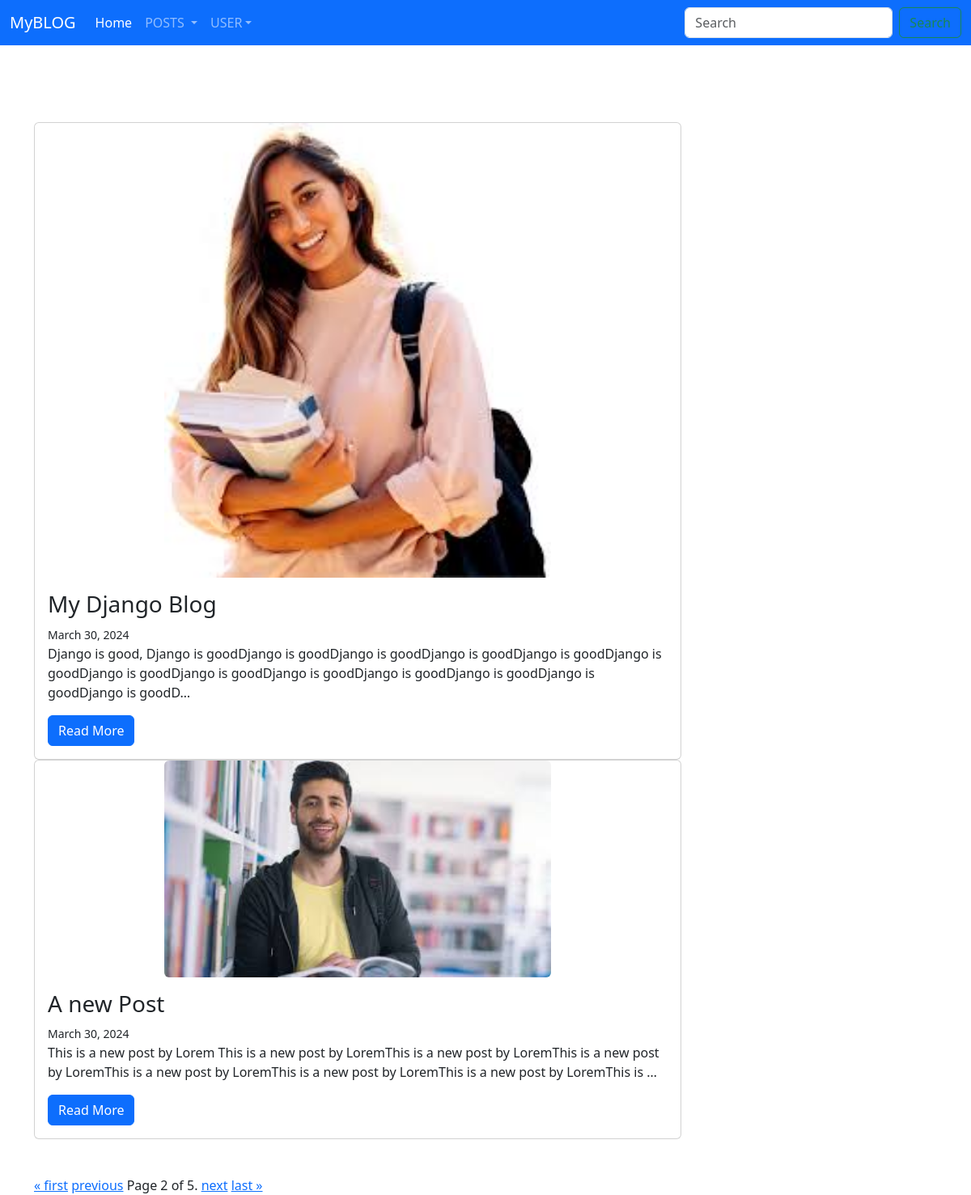
Screenshot of /?page=2 with the database file from the repository.
### posts/models.py (models this page shows, shortened)
class Post(models.Model):
    objects = None
    title = models.CharField(max_length=50)
    content = models.TextField()
    date = models.DateField(auto_now_add=True)
    image = models.ImageField(null=True, blank=True, upload_to='images')

### posts/views.py (the view)
# urls.py: path('', index, name='index'),
def index(request):
    post_list = Post.objects.all().order_by('-id')
    query = request.GET.get('q')
    if query:
        post_list = post_list.filter(Q(title__icontains=query) |
                                     Q(content__icontains=query))
    paginator = Paginator(post_list, 2)
    page = request.GET.get('page')
    post_list = paginator.get_page(page)
    context = {
        'posts': post_list
    }
    return render(request, 'posts/index.html', context)

### templates/posts/index.html (shortened to what this page needs)
{% extends "base.html" %}
{% block body %}
<div class="container" style="padding-top:45px; padding-bottom:45px">
{% for post in posts %}
  <div class="card" style="width: 50rem;">
  <img src="{{ post.image.url }}" class="rounded mx-auto d-block" style="width:60%">
  <div class="card-body">
    <h3 class="card-title">{{ post.title }}</h3>
      <small> {{ post.date }} </small>
    <p class="card-text">{{ post.content|truncatechars:200 }}</p>
    <a href="{% url 'detail' post.id %}" class="btn btn-primary">Read More</a>
  </div>
</div>
{% endfor %}
</div>
<div class = "container">
    <div class="pagination">
      <span class="step-links">
          {% if posts.has_previous %}
              <a href="?page=1{% if request.GET.q %}&q={{ request.GET.q}}{% endif %}">&laquo; first</a>
              <a href="?page={{ posts.previous_page_number }}{% if request.GET.q %}&q={{ request.GET.q}}{% endif %}">previous</a>
          {% endif %}
          <span class="current">
              Page {{ posts.number }} of {{ posts.paginator.num_pages }}.
          </span>
          {% if posts.has_next %}
              <a href="?page={{ posts.next_page_number }}{% if request.GET.q %}&q={{ request.GET.q}}{% endif %}">next</a>
              <a href="?page={{ posts.paginator.num_pages }}{% if request.GET.q %}&q={{ request.GET.q}}{% endif %}">last &raquo;</a>
          {% endif %}
      </span>
    </div>
 </div>
{% endblock %}

### templates/base.html (shortened to what this page needs)
<!DOCTYPE html>
{% load static %}
<html lang="en">
<head>
<link href="https://cdn.jsdelivr.net/npm/bootstrap@5.3.3/dist/css/bootstrap.min.css" rel="stylesheet">
</head>
<body>
<nav class="navbar navbar-expand-lg navbar-dark bg-primary" style="margin-bottom:50px">
  <div class="container-fluid">
    <a class="navbar-brand" href="#">MyBLOG</a>
    <div class="collapse navbar-collapse" id="navbarSupportedContent">
      <ul class="navbar-nav me-auto mb-2 mb-lg-0">
        <li class="nav-item">
          <a class="nav-link active" aria-current="page" href="{% url 'index' %}">Home</a>
        </li>
         <li class="nav-item dropdown">
          <a class="nav-link dropdown-toggle" href="#" role="button" data-bs-toggle="dropdown" aria-expanded="false">
            POSTS </a>
        <li class="nav-item dropdown">
          <a class="nav-link dropdown-toggle" href="#" role="button" data-bs-toggle="dropdown" aria-expanded="false">
            USER</a>
        </li>
      </ul>
      <form class="d-flex" role="search" method="get">
        <input class="form-control me-2" name = "q" type="search" placeholder="Search" aria-label="Search">
        <button class="btn btn-outline-success" type="submit">Search</button>
      </form>
    </div>
  </div>
</nav>
{% block body %}
{% endblock %}
</body>
</html>

### rows the page displays
Post: image (picture), title "My Django Blog", date "March 30, 2024", content "Django is good, Django is goodDjango is goodDjango is goodDjango is goodDjango is goodDjango is goodDjango is goodDjango is goodDjango is goodDjango is goodDjango is goodDjango is goodDjango is goodD…"
Post: image (picture), title "A new Post", date "March 30, 2024", content "This is a new post by Lorem This is a new post by LoremThis is a new post by LoremThis is a new post by LoremThis is a new post by LoremThis is a new post by LoremThis is a new post by LoremThis is …"

### other values shown
{{ posts.number }} "2"
{{ posts.paginator.num_pages }} "5"
